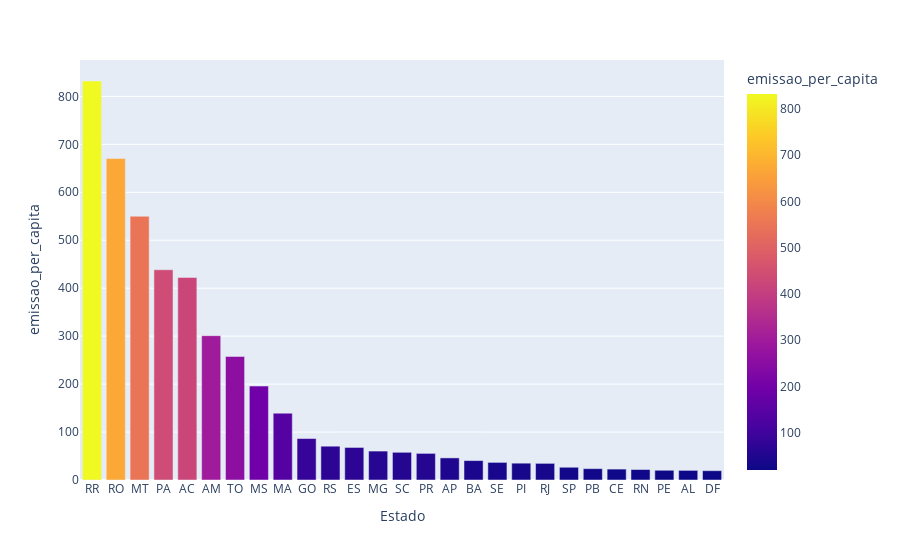

This figure's notebook cell:
### Code cell
px.bar(data_frame=tabelas_mescladas, x='Estado',
       y='emissao_per_capita', color='emissao_per_capita')

### Figure 1 — Plotly figure (JSON) as saved in the notebook; plotly's stock layout.template omitted (floating-point values rounded to 4 significant figures)
{"data": [{"alignmentgroup": "True", "hovertemplate": "Estado=%{x}<br>emissao_per_capita=%{marker.color}<extra></extra>", "legendgroup": "", "marker": {"color": [832.1, 670.3, 550.1, 438.4, 422.5, 301.0, 257.7, 195.9, 139.3, 86.44, 70.48, 67.86, 60.32, 57.77, 55.49, 46.09, 40.47, 36.71, 35.07, 34.71, 26.58, 23.65, 22.77, 21.86, 20.29, 20.03, 19.39], "coloraxis": "coloraxis", "pattern": {"shape": ""}}, "name": "", "offsetgroup": "", "orientation": "v", "showlegend": false, "textposition": "auto", "type": "bar", "x": ["RR", "RO", "MT", "PA", "AC", "AM", "TO", "MS", "MA", "GO", "RS", "ES", "MG", "SC", "PR", "AP", "BA", "SE", "PI", "RJ", "SP", "PB", "CE", "RN", "PE", "AL", "DF"], "xaxis": "x", "y": [832.1, 670.3, 550.1, 438.4, 422.5, 301.0, 257.7, 195.9, 139.3, 86.44, 70.48, 67.86, 60.32, 57.77, 55.49, 46.09, 40.47, 36.71, 35.07, 34.71, 26.58, 23.65, 22.77, 21.86, 20.29, 20.03, 19.39], "yaxis": "y"}], "layout": {"barmode": "relative", "coloraxis": {"colorbar": {"title": {"text": "emissao_per_capita"}}, "colorscale": [[0, "#0d0887"], [0.1111, "#46039f"], [0.2222, "#7201a8"], [0.3333, "#9c179e"], [0.4444, "#bd3786"], [0.5556, "#d8576b"], [0.6667, "#ed7953"], [0.7778, "#fb9f3a"], [0.8889, "#fdca26"], [1, "#f0f921"]]}, "legend": {"tracegroupgap": 0}, "margin": {"t": 60}, "xaxis": {"anchor": "y", "domain": [0, 1], "title": {"text": "Estado"}}, "yaxis": {"anchor": "x", "domain": [0, 1], "title": {"text": "emissao_per_capita"}}}}
